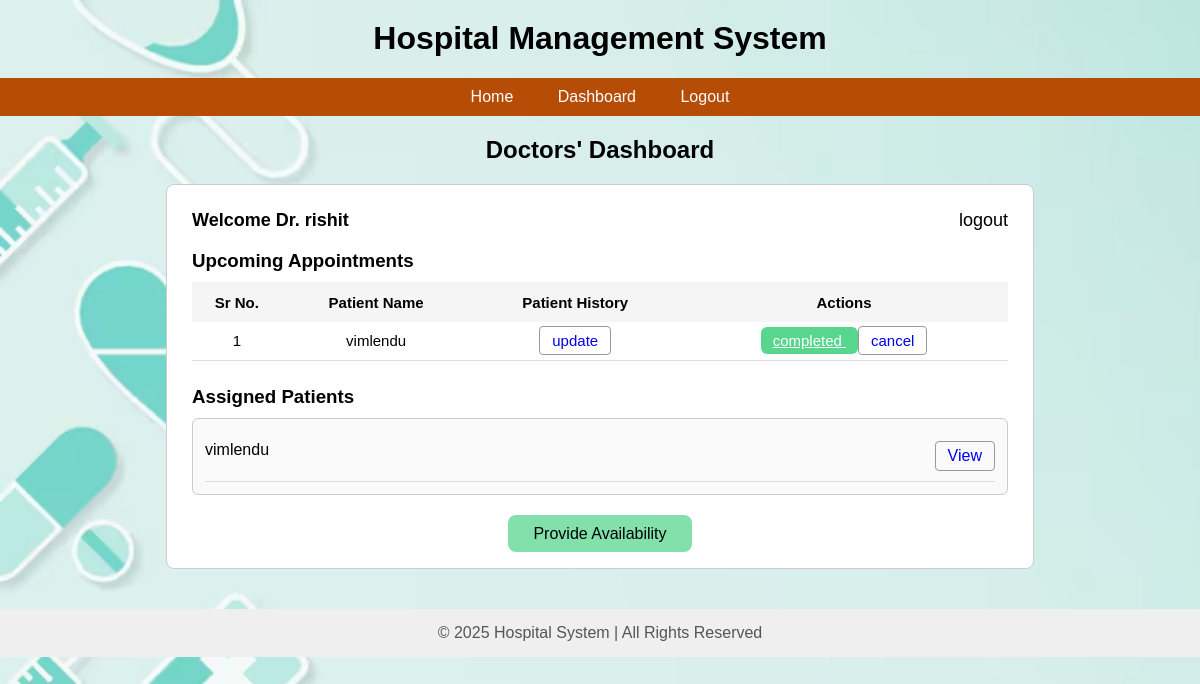
The app's page /doctor_dash (signed in), older data.
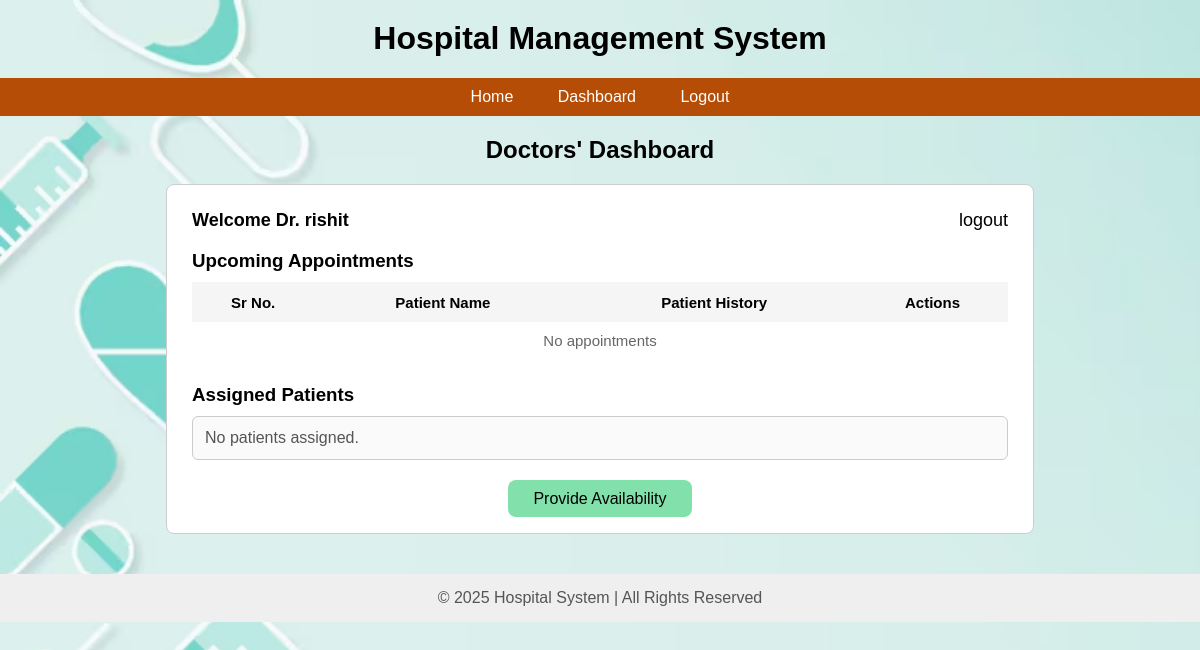
The same page, newer data.
### app.py (models this page shows)
class Appointment(db.Model):
    __tablename__ = 'appointments'
    id = db.Column(db.Integer, primary_key=True)
    date = db.Column(db.String(20))
    time = db.Column(db.String(50))
    patient_id = db.Column(db.Integer, db.ForeignKey('users.id'), nullable=False)
    doctor_id = db.Column(db.Integer, db.ForeignKey('users.id'), nullable=False)
    status = db.Column(db.String(50), default='Booked', nullable=False)
    treatment_id = db.Column(db.Integer, db.ForeignKey('treatments.id'), nullable=True, unique=True)

class User(db.Model):
    __tablename__ = 'users'
    id = db.Column(db.Integer, primary_key=True)
    user_name = db.Column(db.String(80), unique=True, nullable=False)
    email = db.Column(db.String(120), unique=True, nullable=False)
    password = db.Column(db.String(200), nullable=False)
    role = db.Column(db.String(50), nullable=False)
    created_at = db.Column(db.DateTime, default=datetime.utcnow)
    experience = db.Column(db.Integer, nullable=True)
    department_id = db.Column(db.Integer, db.ForeignKey('departments.id'), nullable=True)
    department = db.relationship("Department",back_populates="doctors")

### app.py (the view)
@app.route('/doctor_dash')
def doctor_dash():
    doctor_id = session.get("id")
    appointments = (
        db.session.query(Appointment, User)
        .join(User, Appointment.patient_id == User.id)
        .filter(Appointment.doctor_id == doctor_id)
        .with_entities(
            Appointment.id,
            Appointment.status,
            User.user_name.label("patient_name")
        )
        .all()
    )
    assigned_patients = (
        User.query.join(Appointment, Appointment.patient_id == User.id)
        .filter(Appointment.doctor_id == doctor_id)
        .distinct()
        .all()
    )
    return render_template(
        "doctor_dash.html",
        appointments=appointments,
        patients=assigned_patients
    )

### templates/doctor_dash.html (shortened to what this page needs)
{% extends "root.html" %}
{% block content %}
<h2 style="text-align:center; margin-top:20px; font-weight:600;">
    Doctors' Dashboard
</h2>
<div style="
    width:85%;
    margin:auto;
    padding:25px;
    background:white;
    border:1px solid #ccc;
    border-radius:8px;
">
    <div style="display:flex; justify-content:space-between; font-size:18px; margin-bottom:15px;">
        <b>Welcome Dr. {{ session['name'] }}</b>
        <a href="/logout" style="text-decoration:none; color:black;">logout</a>
    </div>
    <h3 style="margin-bottom:10px; font-weight:600;">Upcoming Appointments</h3>
    <table width="100%" style="border-collapse:collapse; text-align:center; font-size:15px;">
        <tr style="background:#f5f5f5; height:40px;">
            <th>Sr No.</th>
            <th>Patient Name</th>
            <th>Patient History</th>
            <th>Actions</th>
        </tr>
        {% if appointments %}
            {% for appt in appointments %}
            <tr style="border-bottom:1px solid #ddd; height:38px;">
                <td>{{ loop.index }}</td>
                <td>{{ appt.patient_name }}</td>
                <td>
                    <a href="/doctor/update_history/{{ appt.id }}"
                       style="padding:5px 12px; border:1px solid #999; border-radius:4px; text-decoration:none;">
                        update
                    </a>
                </td>
                <td>
                    <a href="{{ url_for('toggle_complete', appointment_id=appt.id) }}"
   style="background:#58d68d; padding:5px 12px; border-radius:6px; color:white;">
   {% if appt.status == 'Completed' %}
       completed
   {% else %}
       complete
   {% endif %}
</a>
                    <a href="{{ url_for('doctor_cancel', appointment_id=appt.id) }}"
                       style="padding:5px 12px; border:1px solid #999; border-radius:4px; text-decoration:none;">
                        cancel
                    </a>
                </td>
            </tr>
            {% endfor %}
        {% else %}
        <tr>
            <td colspan="4" style="padding:10px; color:#666;">No appointments</td>
        </tr>
        {% endif %}
    </table>
    <h3 style="margin-top:25px; margin-bottom:10px; font-weight:600;">Assigned Patients</h3>
    <div style="border:1px solid #ccc; border-radius:6px; padding:12px; background:#fafafa;">
        {% if patients %}
            {% for p in patients %}
                <div style="padding:10px 0; border-bottom:1px solid #ddd; display:flex; justify-content:space-between;">
                    <span>{{ p.user_name }}</span>
                    <a href="{{ url_for('patient_history_admin', patient_id=p.id) }}"
                       style="padding:5px 12px; border:1px solid #999; border-radius:4px; text-decoration:none;">
                       View
                    </a>
                </div>
            {% endfor %}
        {% else %}
            <p style="color:#555; margin:0;">No patients assigned.</p>
        {% endif %}
    </div>
    <div style="text-align:center; margin-top:30px;">
        <a href="{{ url_for('doctor_availability') }}"
   style="padding:10px 25px; background:#82e0aa; border-radius:8px;
          text-decoration:none; font-size:16px; color:black;">
    Provide Availability
</a>
    </div>
</div>
{% endblock %}

Row changes from the older to the newer data that the page shows:
removed Appointment: patient_name "vimlendu", status "completed"
no longer on this page (row unchanged): User: user_name "vimlendu"
Text that changed along with them:
text now shown: "No appointments No patients assigned."
